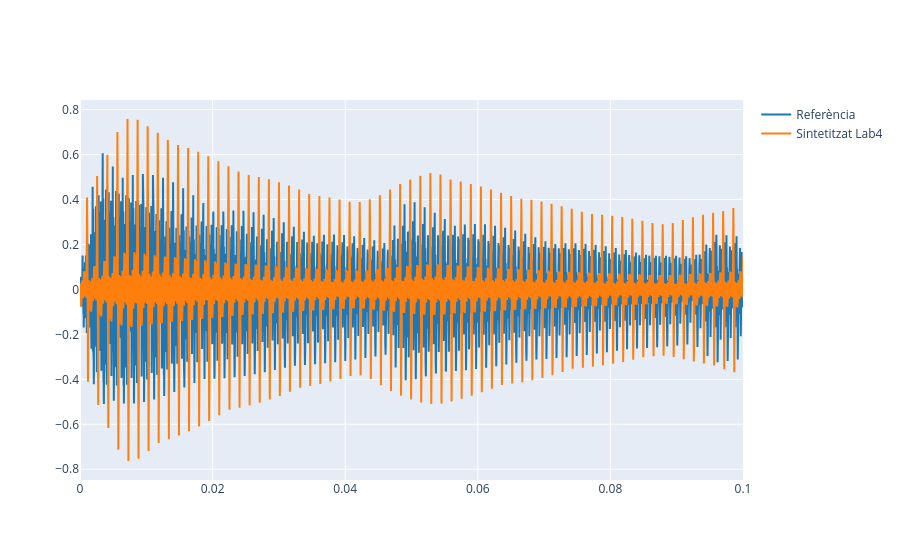

Notebook source saved alongside this figure:
### Markdown cell above
1.2 Plot both reference and synthesised signal.

### Code cell
samples = int(0.1 * fs)   #Definim quantes mostres hi haurà al gràfic
plot_signals(
    [ref[:samples],  syn_Lab4[:samples]],
    fs,
    name=['Referència', 'Sintetitzat Lab4']
)

### Figure 1 — Plotly figure (JSON) as saved in the notebook; plotly's stock layout.template omitted (floating-point values rounded to 4 significant figures; data arrays with more than 128 entries replaced by an {"elided": "..."} marker saying what was removed)
{"data": [{"line": {"color": "#1f77b4", "shape": "linear"}, "mode": "lines", "name": "Referència", "type": "scatter", "x": {"elided": "4410 float values"}, "y": {"elided": "4410 float values"}}, {"line": {"color": "#ff7f0e", "shape": "linear"}, "mode": "lines", "name": "Sintetitzat Lab4", "type": "scatter", "x": {"elided": "4410 float values"}, "y": {"elided": "4410 float values"}}], "layout": {}}
